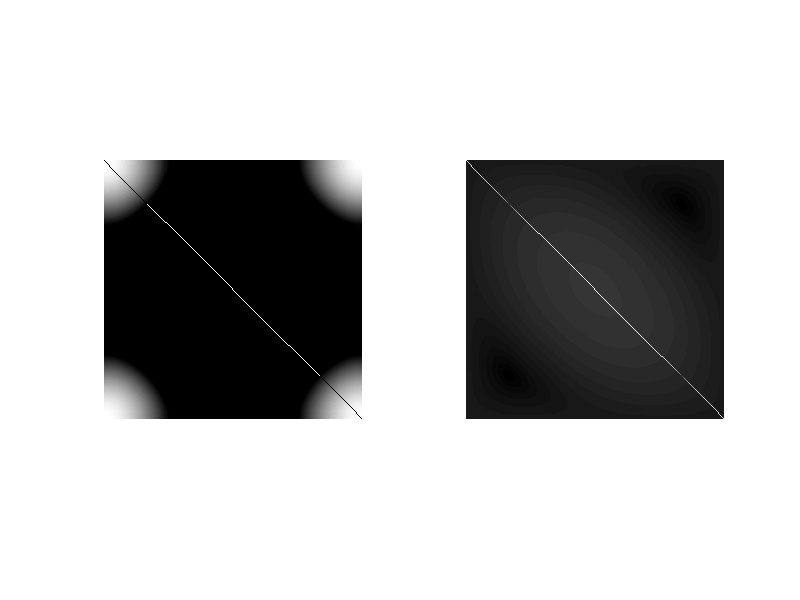

The MATLAB source for this figure:
clc
clear all
close all

%[x, y] = meshgrid(-151:150, -151:150);
[x, y] = meshgrid(-128:127, -128:127);
%[x, y] = meshgrid(-151:15, -151:15)
z = sqrt(x^2 + y^2);
c = (z < 15);
%c = (z < 50);
%Obtener el espectro
cf= fftshift(fft2(c));
figure(1)
subplot(1,2,1);imshow(cf)
%Aplica transformada Logaritmica
subplot(1,2,2); imshow(log(abs(cf)+1), []);
